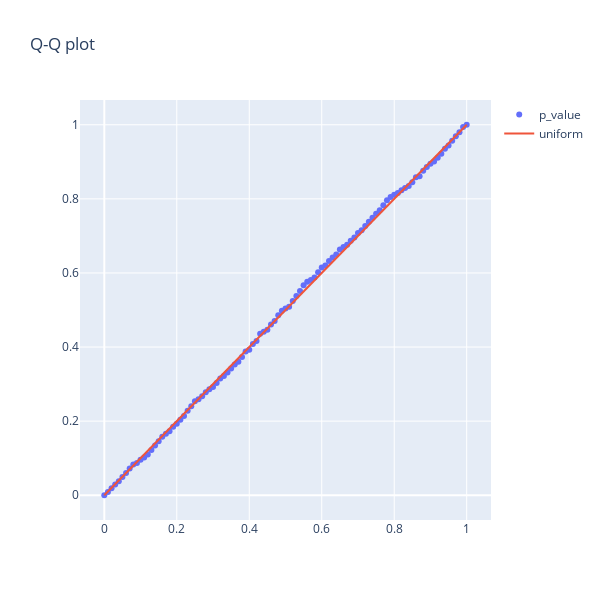

Notebook code for this chart:
### Code cell
get_qq_plot(p_values_strat)
